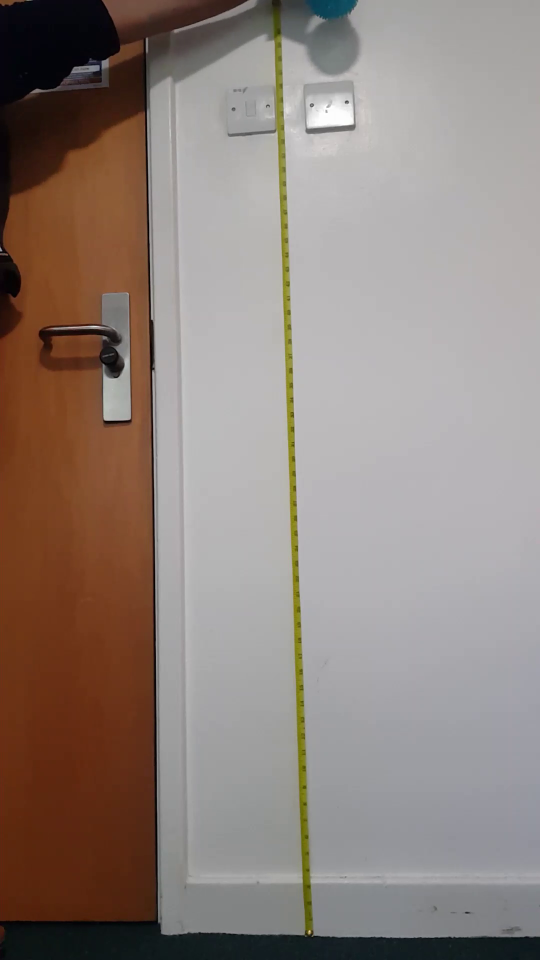
#> input picture frame 10 of BDropTest_125.mp4, 1080 x 1920 px, given in place of BDropTest_125.mp4.mp4, which was not available (shown at 1/2 size)
$ python tracker.py
#> lines starting #> are read from the running program, lines starting #| are printed output that depends on the picture; after the words box and inside, x2 and y2 are one past the last pixel; in counts of white or black regions, pixels touching at a corner belong together; pictures that were not available may be replaced by others from this repository, and a replacement may not be noted
"""
===============================================================================
    # University of Birmingham
    # Labs and Data Analysis 2
    # Portfolio 2: Particle Tracking
    # Written by:   Abbas Moosajee
    # Written on:   10/04/2022
    # Contact:      AHM080@student.bham.ac.uk
    # Tracks balls in videos, to see factors effecting Restitution Coefficient
===============================================================================
"""
# Setting up the workspace import the necessary packages
import numpy as np
import matplotlib.pyplot as plt
from cv2 import cv2
import seaborn; seaborn.set_style("whitegrid")
cv2.destroyAllWindows()
# %% construct the argument parse and parse the arguments
track = (1)
vs = cv2.VideoCapture("BDropTest_125.mp4.mp4")
g = 9.81       # Gravitational Acceleration
height = 125E-02    # Ball drop height in m
df = 150E-02   # Focal length of camera
Db = 6.86E-02  # Diameter of a tennis ball
m = 56.69E-03  # Mass of Tennis Ball
itr=7
ymin=240
count=0
# define the lower and upper boundaries of the ball in the HSV color space
# Lower = (29, 86,  6); Upper = (64, 255, 255)  # Green Boundaries
# Lower = (150, 100, 10); Upper = (185, 255, 255); # Red Boundaries
Lower = (94,100,100); Upper = (184, 255, 255); # Blue Boundaries
buffer = int(vs.get(cv2.CAP_PROP_FRAME_COUNT))
x,y,center  = (None for _ in range(3))
pts,yt,xt,ct= ([] for _ in range(4))

# %% keep looping
while True:
    oframe = vs.read()  # grab the current frame
    oframe = oframe[1]  # handle the frame from VideoCapture
#> oframe is the input picture: shape (1920, 1080, 3); mean B, G, R 124.8, 131.4, 143.9
    fps = vs.get(cv2.CAP_PROP_FPS)
    dt = 1/fps
    # if we are viewing a video and we did not grab a frame,
    # then we have reached the end of the video
    if oframe is None:
        break
    count=count+1
    # resize the frame, blur it, and convert it to the HSV color space
    frame = oframe[::-1, :, :]  # flips image so bottom left is origin
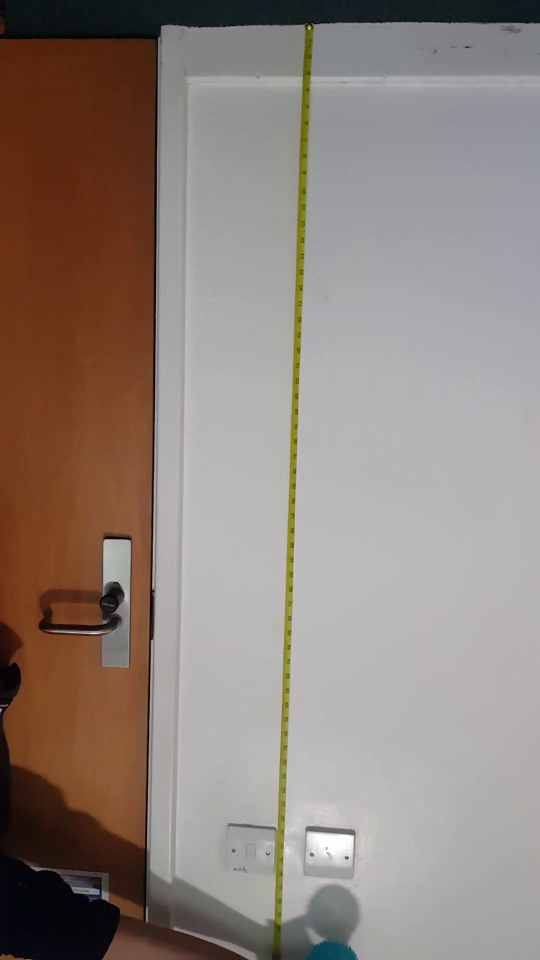
#> frame: shape (1920, 1080, 3) (shown at 1/2 size); mean B, G, R 124.8, 131.4, 143.9
    frameR = cv2.resize(frame,dsize=(500,1000))
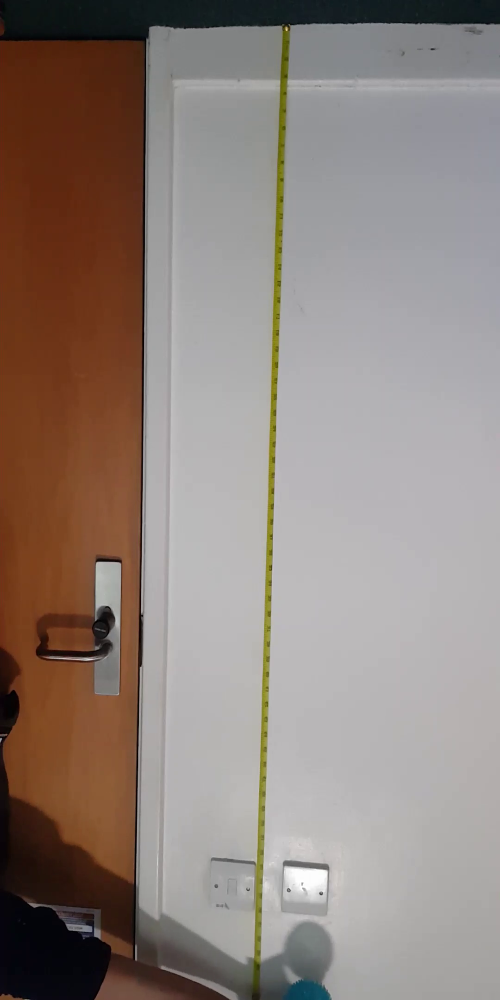
#> frameR: shape (1000, 500, 3); mean B, G, R 124.8, 131.4, 143.8
    blurred = cv2.GaussianBlur(frameR, (11, 11), 0)
    hsv = cv2.cvtColor(blurred, cv2.COLOR_BGR2HSV)
#> hsv: shape (1000, 500, 3); mean H, S, V 70.2, 57.1, 145.3

    # constructs a mask for the ball color, then perform
    # a series of dilations and erosions to remove irregularities
    maskR = cv2.inRange(hsv, Lower, Upper)
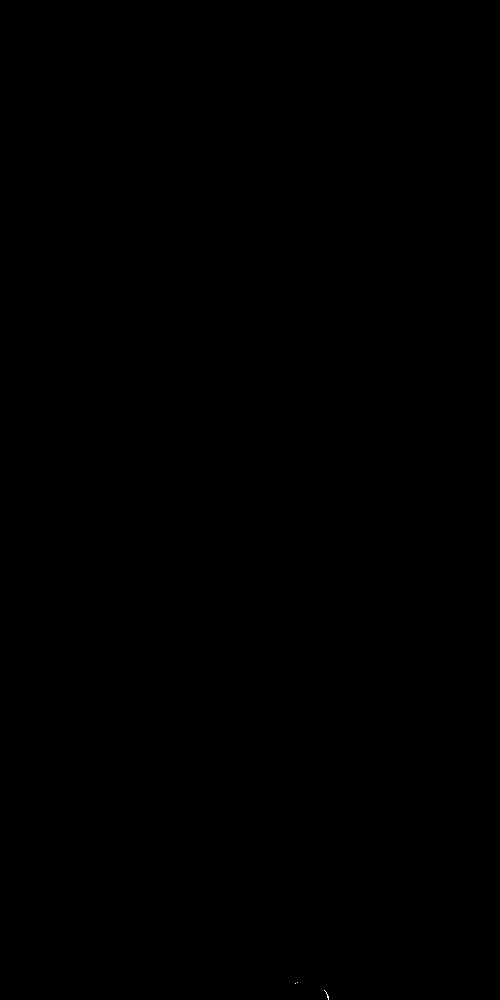
#> maskR: shape (1000, 500); 0% white in thin lines or dots, all inside (x1, y1, x2, y2) = (295, 982, 329, 1000)
    maskE = cv2.erode(maskR, None, itr)
#> maskE: shape (1000, 500); every value is 0
    maskD = cv2.dilate(maskE, None, itr)

    # find contours in the mask and initialize the circle from center
    contours, hierarchy = cv2.findContours(maskD.copy(),
                        mode=cv2.RETR_TREE, method=cv2.CHAIN_APPROX_NONE)
#> contours = []

    if len(contours) > 0:  # only proceed if at least one contour was found
        # find the largest contour in the mask, then use it to compute
        # the minimum enclosing circle and centroid
        c = max(contours, key=cv2.contourArea)
        ((x, y), radius) = cv2.minEnclosingCircle(c)
        M = cv2.moments(c)
        center = (int(M["m10"] / M["m00"]), int(M["m01"] / M["m00"]))
        if track == 1:  # allows live tracking on video
            if radius > 3:  # only proceed if the radius meets a minimum size
                # draw the circle and centroid on the frame,
                # then update the list of tracked points
                cv2.circle(frameR, (int(x), int(y)),
                           int(radius), (0, 255, 255), 2)
                cv2.circle(frameR, center, 5, Upper, -1)
                  # update the points queue
            for i in range(1, len(pts)):  # loop of trackd points that creates the trail
                # if either of the tracked points are None, ignore them
                if pts[i - 1] is None or pts[i] is None:
                    continue
                # otherwise, compute the thickness draws connecting lines
                thickness = int(np.sqrt(buffer / float(i + 1)) * 2.5)
                cv2.line(frameR, pts[i - 1], pts[i], (0, 0, 255), thickness)
            # show the frame to screen
            cv2.imshow("Frame", frameR[::-1, :])
            if cv2.waitKey(1) & 0xFF == ord('q'):
                vs.release()
                break
    pts.append(center)
    ct.append(count)
    yt.append(y)
    xt.append(x)
cv2.destroyAllWindows()  # close all windows

# %%
inl=np.argwhere(np.array(yt)==None)
if len(inl)==0: inl=[1]
# inl=np.append(inl,1)
yt=np.array(yt[int(inl[-1]+1):])
xt=np.array(xt[int(inl[-1]+1):])
ct=np.array(ct[int(inl[-1]+1):])
print(yt)

#> (the run stopped early here; a loop or call above may not have finished)

$ run again, starting later in the video
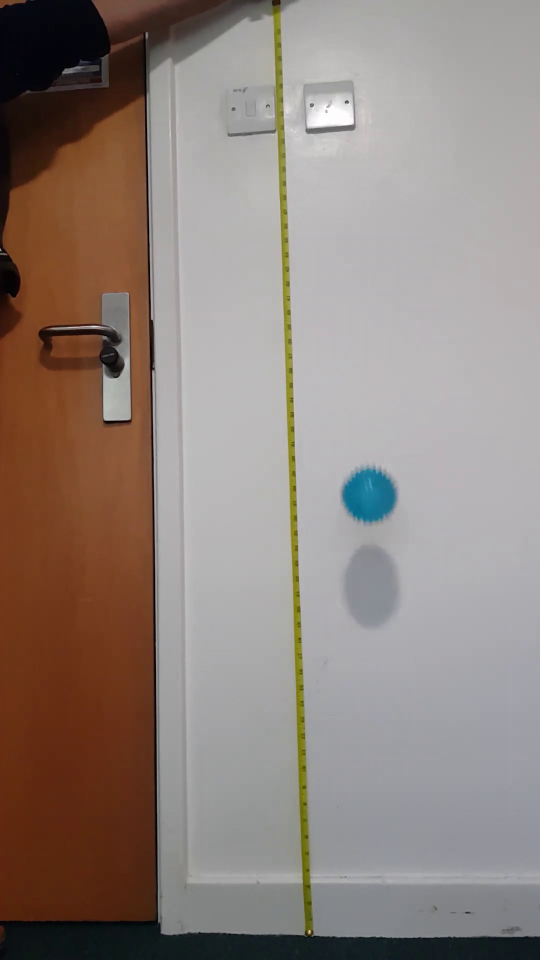
#> input picture frame 47 of BDropTest_125.mp4, 1080 x 1920 px, given in place of BDropTest_125.mp4.mp4, which was not available (shown at 1/2 size)
#> oframe is the input picture: shape (1920, 1080, 3); mean B, G, R 125.8, 132.3, 144.5
#> hsv: shape (1000, 500, 3); mean H, S, V 69, 57.3, 146.4
#> `maskR = cv2.inRange(hsv, Lower, Upper)`:
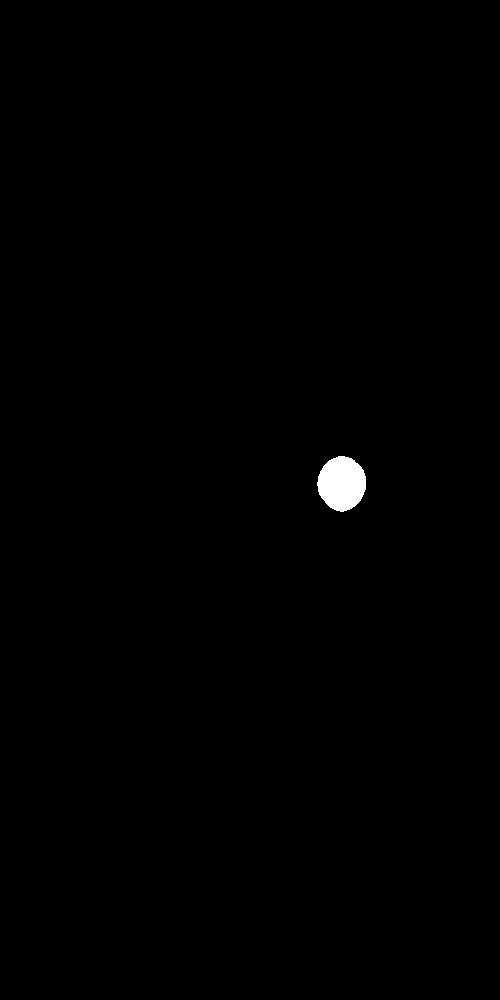
#> maskR: shape (1000, 500); 0.42% white; 1 white region, box (x1, y1, x2, y2) and area: (317, 456, 366, 512) 2076
#> maskE: shape (1000, 500); 0.37% white; 1 white region
#> contours = 1 contour; box (x1, y1, x2, y2) and area: (317, 456, 366, 512) 2004
#> c = contour of 143 points, box (x1, y1, x2, y2) (317, 456, 366, 512), area 2004
#> x = 341; y = 483.5; radius = 27.62
#> M = moments, m00 2003.5, centre m10/m00, m01/m00 = (341.4, 483.2)
#> center = (341, 483)
#> `cv2.imshow("Frame", frameR[::-1, :])`:
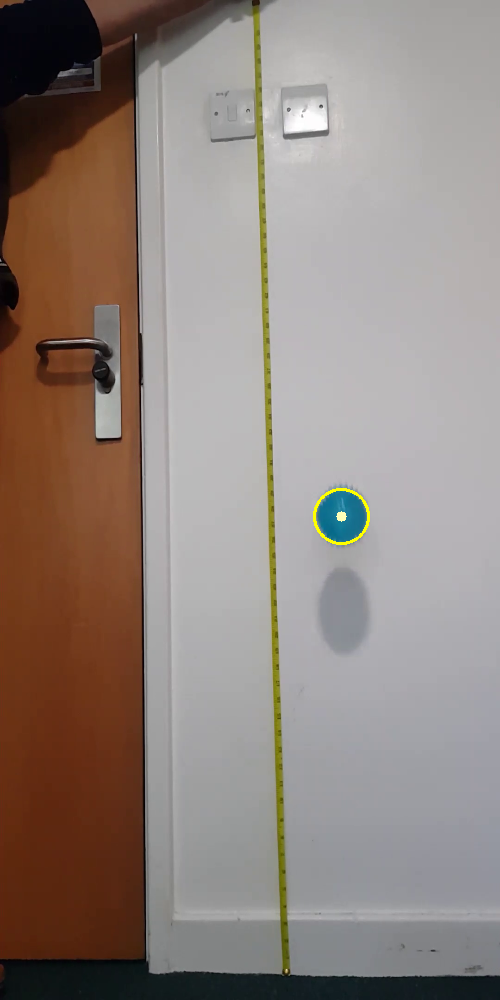
#> window 'Frame': shape (1000, 500, 3); mean B, G, R 125.6, 132.4, 144.6

$ run again, starting later in the video
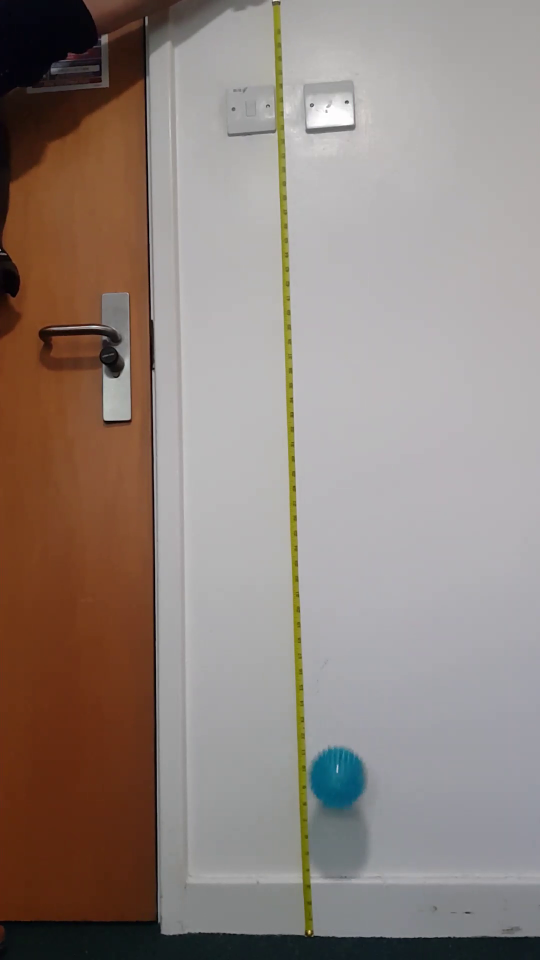
#> input picture frame 84 of BDropTest_125.mp4, 1080 x 1920 px, given in place of BDropTest_125.mp4.mp4, which was not available (shown at 1/2 size)
#> oframe is the input picture: shape (1920, 1080, 3); mean B, G, R 126.7, 133.2, 145.5
#> hsv: shape (1000, 500, 3); mean H, S, V 69.8, 57.2, 147.5
#> `maskR = cv2.inRange(hsv, Lower, Upper)`:
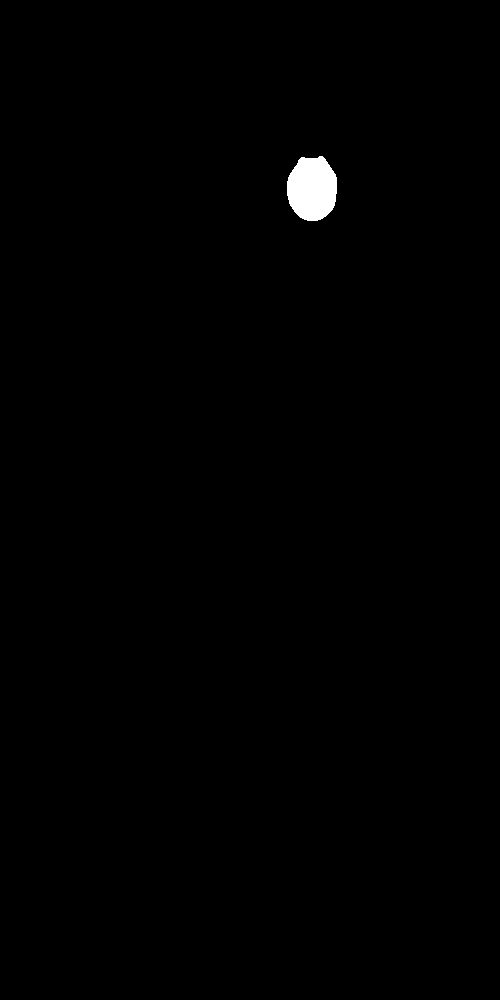
#> maskR: shape (1000, 500); 0.52% white; 1 white region, box (x1, y1, x2, y2) and area: (287, 156, 337, 221) 2591
#> maskE: shape (1000, 500); 0.47% white; 1 white region
#> contours = 1 contour; box (x1, y1, x2, y2) and area: (287, 156, 337, 221) 2507
#> c = contour of 166 points, box (x1, y1, x2, y2) (287, 156, 337, 221), area 2507
#> x = 313; y = 187.6; radius = 32.9
#> M = moments, m00 2507, centre m10/m00, m01/m00 = (311.9, 188.3)
#> center = (311, 188)
#> `cv2.imshow("Frame", frameR[::-1, :])`:
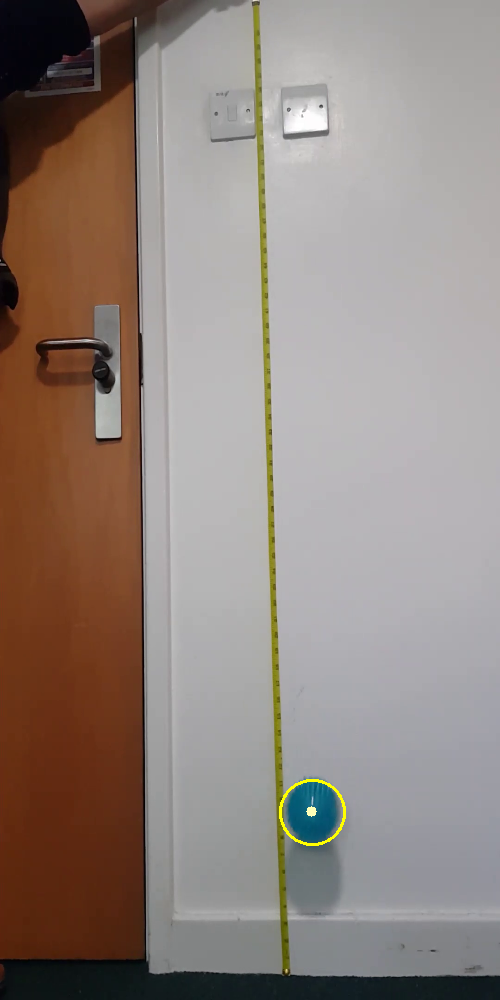
#> window 'Frame': shape (1000, 500, 3); mean B, G, R 126.5, 133.3, 145.7
